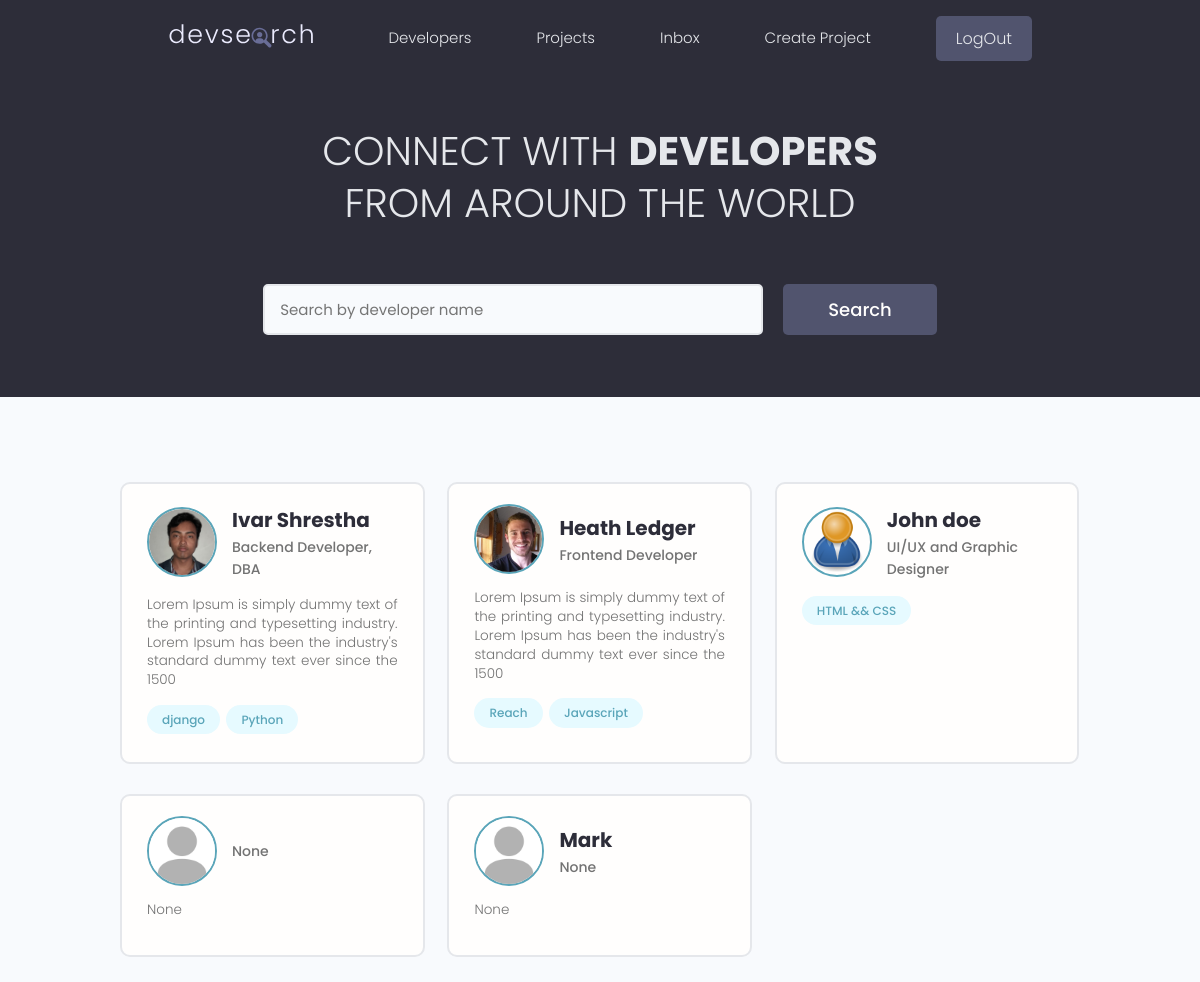
The app's page / (signed in) with its own data.
### users/models.py (models this page shows, shortened)
class Profile(models.Model):
    user = models.OneToOneField(User, on_delete=models.CASCADE, null=True, blank=True)
    name = models.CharField(max_length=200, blank=True, null=True)
    email = models.EmailField(max_length=500, blank=True, null=True)
    username = models.CharField(max_length=200, null=True, blank=True)
    location = models.CharField(max_length=200, null=True, blank=True)
    short_intro = models.CharField(max_length=200, blank=True, null=True)
    bio = models.TextField(blank=True, null=True)
    profile_image = models.ImageField(null=True, blank=True, upload_to='profiles/', default='profiles/default.jpg')
    social_github = models.CharField(max_length=200, blank=True, null=True)
    social_twitter = models.CharField(max_length=200, blank=True, null=True)
    social_linkedin= models.CharField(max_length=200, blank=True, null=True)
    social_youtube = models.CharField(max_length=200, blank=True, null=True)
    social_website = models.CharField(max_length=200, blank=True, null=True)
    created = models.DateTimeField(auto_now_add=True)
    id = models.UUIDField(default=uuid.uuid4, unique=True,
                          primary_key=True, editable=False)

class Skill(models.Model):
    owner= models.ForeignKey(
        Profile, on_delete=models.CASCADE, null=True, blank=True)
    name = models.CharField(max_length=200, blank=True, null=True)
    description = models.TextField(null=True, blank=True)
    created = models.DateTimeField(auto_now_add=True)
    id = models.UUIDField(default=uuid.uuid4, unique=True,
                          primary_key=True, editable=False)
    def __str__(self):
        return  self.name

### users/views.py (the view)
# urls.py: path('', views.profile, name='profile'),
def profile(request):
    profiles = Profile.objects.all()
    context = {'profiles': profiles}
    return render(request, 'users/profile.html', context)

### users/templates/users/profile.html (shortened to what this page needs)
{% extends 'main.html' %}
{% block content%}
  <main class="home">
    <section class="hero-section text-center">
      <div class="container container--narrow">
        <div class="hero-section__box">
          <h2>CONNECT WITH <span>DEVELOPERS</span></h2>
          <h2>FROM AROUND THE WORLD</h2>
        </div>
        <div class="hero-section__search">
          <form class="form" action="#" method="get">
            <div class="form__field">
              <input class="input input--text" id="formInput#search" type="text" name="text"
                placeholder="Search by developer name" />
            </div>
            <input class="btn btn--sub btn--lg" type="submit" value="Search" />
          </form>
        </div>
      </div>
    </section>
    <section class="devlist">
      <div class="container">
        <div class="grid grid--three">
            {% for profile in profiles %}
          <div class="column card">
            <div class="dev">
              <a href="{% url 'user-profile' profile.id %}" class="card__body">
                <div class="dev__profile">
                  <img class="avatar avatar--md" src="{{ profile.profile_image.url }}" alt="image" />
                  <div class="dev__meta">
                    <h3>{{profile.name}}</h3>
                    <h5>{{profile.short_intro|slice:"60"}}</h5>
                  </div>
                </div>
                <p class="dev__info">{{profile.bio|slice:"150"}}</p>
                <div class="dev__skills">
                  {% for skill in profile.skill_set.all|slice:"5" %}
                  <span class="tag tag--pill tag--main">
                    <small>{{ skill }}</small>
                  </span>
                  {% endfor %}
                </div>
              </a>
            </div>
          </div>
          {% endfor s%}
        </div>
      </div>
    </section>
  </main>
{% endblock %}

### static/styles/app.css (style rules this page uses)
:root { --color-sub: #2d2d39; }
.btn--sub { background-color: var(--color-sub-light); }
.card { border: 2px solid var(--color-light); }
img { width: 100%; }
.hero-section { height: 40vh; display: flex; align-items: center; background-color: var(--color-sub); }
.hero-section__box { margin-bottom: 4rem; }
.hero-section__box > h2, .hero-section__box > h2 > span { font-size: 4rem; color: var(--color-light); line-height: 1.3; text-transform: uppercase; }
.hero-section__box > h2 { font-weight: 300; }
.hero-section__box > h2 > span { font-weight: 700; }
.hero-section__search > .form { display: flex; align-items: center; justify-content: center; gap: 2rem; }
.hero-section__search > .form input.input--text { width: 50rem; }
.devlist { margin-top: 8rem; }
.devlist .grid { align-items: stretch; }
.devlist .dev .dev__profile { display: flex; align-items: center; gap: 1.5rem; }
.devlist .dev .dev__meta h3 { color: var(--color-sub); font-size: 2rem; font-weight: 700; }
.devlist .dev .dev__meta h5 { color: var(--color-text); font-size: 1.4rem; font-weight: 500; }
.devlist .dev .dev__info { margin: 1.5rem 0; font-size: 1.35rem; line-height: 1.4; text-align: justify; }

### static/uikit/styles/modules/_variables.css (style rules this page uses)
:root { --color-main: #5aa5b9; --color-main-light: #e6faff; --color-sub: #3f4156; --color-sub-light: #51546e; --color-sub-lighter: #ededfd; --color-text: #737373; --color-gray: #8b8b8b; --color-light: #e5e7eb; --color-light-gray: #767676; --color-bg: #f8fafd; --color-white: #fffefd; --color-white-light: #f3f3f3; --color-success: #359e64; --color-success-bg: #def8e8; --color-error: #fc4b0b; --color-error-bg: #fff2ee; --font-base: 'Poppins', arial, helvetica, 'Segoe UI', roboto, ubuntu, sans-serif; --font-monospace: 'Fira Code', 'Courier New', courier, monospace; --font-regular: 300; --font-medium: 500; --font-bold: 700; --generic-shadow: 1px 1px 5px #00000010; --generic-transition: all 0.3s ease-in-out; }

### static/uikit/styles/modules/_base.css (style rules this page uses)
* { margin: 0; padding: 0; box-sizing: border-box; text-rendering: optimizeLegibility; color: inherit; font-size: inherit; }
html { font-size: 50%; }
@media only screen and (min-width: 480px) { html { font-size: 56.25%; } }
@media only screen and (min-width: 1200px) { html { font-size: 62.5%; } }
body { line-height: 1.6; font-weight: 400; font-size: 1.5rem; color: var(--color-text); background-color: var(--color-bg); min-height: 100vh; }

### static/uikit/styles/modules/_typography.css (style rules this page uses)
* { font-family: var(--font-base); }
h2 { font-size: 3.6rem; font-weight: var(--font-bold); }
h3 { font-size: 3.2rem; font-weight: var(--font-medium); }
h5 { font-size: 2.4rem; font-weight: var(--font-medium); }
h5, h6 { font-weight: var(--font-regular); }
p, span, strong { font-size: 1.6rem; color: var(--color-text); font-weight: var(--font-regular); }
a { padding-bottom: 2px; text-decoration: none; display: inline-block; color: var(--color-main); font-weight: var(--font-medium); }

### static/uikit/styles/modules/_utilities.css (style rules this page uses)
.container { width: 92%; max-width: 165rem; margin: 0 auto; box-sizing: border-box; }
.container--narrow { width: 92%; max-width: 120rem; }
@media screen and (min-width: 1000px) { .container { width: 90%; } }
@media screen and (min-width: 1000px) { .container--narrow { width: 85%; } }
@media screen and (min-width: 1200px) { .container { width: 80%; } }
@media screen and (min-width: 1200px) { .container--narrow { width: 72%; } }
.text-center { text-align: center; }

### static/uikit/styles/modules/_avatar.css (style rules this page uses)
.avatar { border-radius: 50%; border: 2px solid var(--color-main); object-fit: cover; }
.avatar--md { height: 7rem; width: 7rem; }

### static/uikit/styles/modules/_button.css (style rules this page uses)
.btn { display: inline-block; position: relative; cursor: pointer; background-color: var(--color-light); font-weight: var(--font-medium); color: var(--color-sub); text-decoration: none; padding: 1rem 2rem; border-radius: 0.5rem; border: none; width: -webkit-fit-content; width: -moz-fit-content; width: fit-content; height: -webkit-fit-content; height: -moz-fit-content; height: fit-content; font-size: 1.6rem; outline-width: 0; outline-color: transparent; -webkit-backface-visibility: hidden; backface-visibility: hidden; transition: all 0.3s ease-in-out; }
.btn--sub { background-color: var(--color-sub); color: var(--color-white); }
.btn--lg { font-size: 1.8rem; padding: 1.2rem 4.5rem; }

### static/uikit/styles/modules/_card.css (style rules this page uses)
.card { border-radius: 1rem; background-color: var(--color-white); border: 1.5px solid var(--color-light); width: auto; height: auto; margin-top: 0.5rem; margin-bottom: 0.5rem; overflow: hidden; }
.card__body, .card__header { padding: 2rem 2.5rem; }

### records on screen
Profile: profile_image (picture), name "Ivar Shrestha", short_intro "Backend Developer, DBA", bio "Lorem Ipsum is simply dummy text of the printing and typesetting industry. Lorem Ipsum has been the industry's standard dummy text ever since the 1500"
Skill: name "django"
Skill: name "Python"
Profile: profile_image (picture), name "Heath Ledger", short_intro "Frontend Developer", bio "Lorem Ipsum is simply dummy text of the printing and typesetting industry. Lorem Ipsum has been the industry's standard dummy text ever since the 1500"
Skill: name "Reach"
Skill: name "Javascript"
Profile: profile_image (placeholder picture), name "John doe", short_intro "UI/UX and Graphic Designer"
Skill: name "HTML && CSS"
Profile: profile_image (placeholder picture), short_intro "None", bio "None"
Profile: profile_image (placeholder picture), name "Mark", short_intro "None", bio "None"
